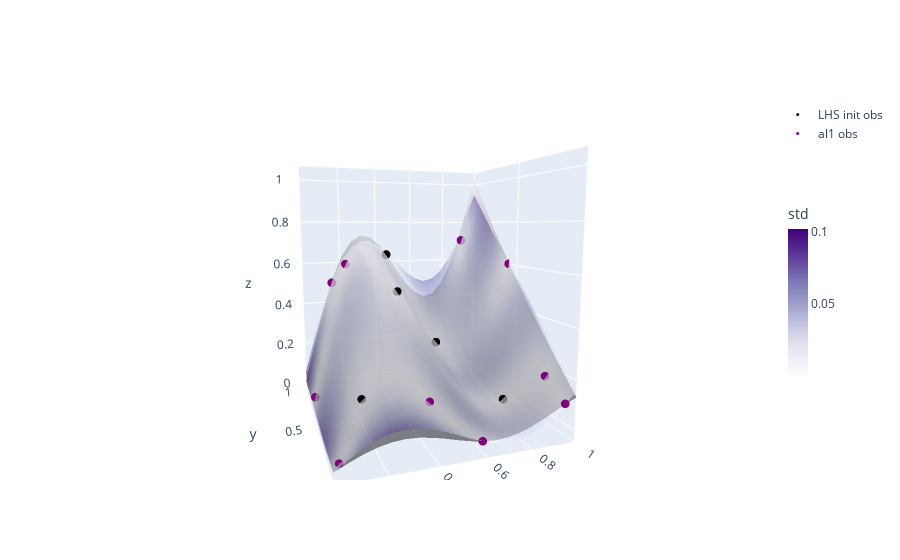

Notebook cell for this chart:
### Code cell
# Predict surface based on fitted GP
mu_al2,std_al2 = gpm_al2.predict(Xsurf, return_std=True)

# Plot the result
fig = go.FigureWidget()

fig.add_surface(x=mx, y=my, z=mz, name='true function',
                colorscale='Gray', opacity=0.5, showscale=False,
               colorbar={'title':'std','len':0.5, 'thickness':20})

# fig.add_surface(x=mx, y=my, z=mu_oat.reshape(mx.shape), name='GP oat',
#                 colorscale='Oranges', surfacecolor=std_oat.reshape(mx.shape), opacity=0.5, showscale=False,
#                colorbar={'title':'std','len':0.5, 'thickness':20})

# fig.add_surface(x=mx, y=my, z=mu_lhs.reshape(mx.shape), name='GP lhs',
#                 colorscale='Blues', surfacecolor=std_lhs.reshape(mx.shape), opacity=0.5, showscale=True,
#                colorbar={'title':'std','len':0.5, 'thickness':20})

fig.add_surface(x=mx, y=my, z=mu_al2.reshape(mx.shape), name='GP al2',
                colorscale='Purples', surfacecolor=std_al2.reshape(mx.shape), opacity=0.5, showscale=True,
               colorbar={'title':'std','len':0.5, 'thickness':20})

# fig.add_scatter3d(x=X_oat[:,0], y=X_oat[:,1], z=y_oat, mode='markers',
#                   marker={'symbol':'circle', 'color':'black', 'size':2},
#                   name='OAT obs', showlegend=True)

# fig.add_scatter3d(x=X_lhs[:,0], y=X_lhs[:,1], z=y_lhs, mode='markers',
#                   marker={'symbol':'circle', 'color':'blue', 'size':2},
#                   name='LHS obs', showlegend=True)

fig.add_scatter3d(x=X_init[:,0], y=X_init[:,1], z=y_init, mode='markers',
                  marker={'symbol':'circle', 'color':'black', 'size':3},
                  name='LHS init obs', showlegend=True)

fig.add_scatter3d(x=X_al2[:,0], y=X_al2[:,1], z=y_al2, mode='markers',
                  marker={'symbol':'circle', 'color':'purple', 'size':3},
                  name='al1 obs', showlegend=True)

# update layout to set view
fig.update_layout(
                  scene={'xaxis':{'range':[0,1]},
                         'yaxis':{'range':[0,1]},
                         #'zaxis':{'range':[0,1]},
                         'aspectratio':{'x':1,'y':1,'z':1.2},
                         'camera':{
                            'eye':{'x':-0.7, 'y':-2., 'z':0.3}}
                        })

fig.show()

### Figure 1 — Plotly figure (JSON) as saved in the notebook; plotly's stock layout.template omitted (floating-point values rounded to 4 significant figures; data arrays with more than 128 entries replaced by an {"elided": "..."} marker saying what was removed)
{"data": [{"colorbar": {"len": 0.5, "thickness": 20, "title": {"text": "std"}}, "colorscale": [[0, "rgb(0, 0, 0)"], [0.09091, "rgb(16, 16, 16)"], [0.1818, "rgb(38, 38, 38)"], [0.2727, "rgb(59, 59, 59)"], [0.3636, "rgb(81, 80, 80)"], [0.4545, "rgb(102, 101, 101)"], [0.5455, "rgb(124, 123, 122)"], [0.6364, "rgb(146, 146, 145)"], [0.7273, "rgb(171, 171, 170)"], [0.8182, "rgb(197, 197, 195)"], [0.9091, "rgb(224, 224, 223)"], [1, "rgb(254, 254, 253)"]], "name": "true function", "opacity": 0.5, "showscale": false, "type": "surface", "uid": "31324712-7ece-47d8-a61b-fc8bea561ea4", "x": {"elided": "20x20 float values"}, "y": {"elided": "20x20 float values"}, "z": {"elided": "20x20 float values"}}, {"colorbar": {"len": 0.5, "thickness": 20, "title": {"text": "std"}}, "colorscale": [[0, "rgb(252,251,253)"], [0.125, "rgb(239,237,245)"], [0.25, "rgb(218,218,235)"], [0.375, "rgb(188,189,220)"], [0.5, "rgb(158,154,200)"], [0.625, "rgb(128,125,186)"], [0.75, "rgb(106,81,163)"], [0.875, "rgb(84,39,143)"], [1, "rgb(63,0,125)"]], "name": "GP al2", "opacity": 0.5, "showscale": true, "surfacecolor": {"elided": "20x20 float values"}, "type": "surface", "uid": "18de51b3-a962-4842-839f-4f1f049f207d", "x": {"elided": "20x20 float values"}, "y": {"elided": "20x20 float values"}, "z": {"elided": "20x20 float values"}}, {"marker": {"color": "black", "size": 3, "symbol": "circle"}, "mode": "markers", "name": "LHS init obs", "showlegend": true, "type": "scatter3d", "uid": "8a64993e-9307-4480-96e1-2289b955d9d0", "x": [0.1372, 0.8042, 0.6603, 0.4511, 0.3789], "y": [0.1654, 0.258, 0.7357, 0.9625, 0.4991], "z": [0.1727, 0.06136, 0.211, 0.6366, 0.5071]}, {"marker": {"color": "purple", "size": 3, "symbol": "circle"}, "mode": "markers", "name": "al1 obs", "showlegend": true, "type": "scatter3d", "uid": "742c5bc0-6c02-4fd0-9467-bda767b8b683", "x": [0.1519, 0.944, 0.02424, 0.9077, 0.01036, 0.5737, 0.9985, 0.3915, 0.1996, 0.9477], "y": [0.9873, 0.1452, 0.02662, 0.9757, 0.6384, 0.001877, 0.5772, 0.1006, 0.8219, 0.002667], "z": [0.4996, 0.1809, 0.0146, 0.7043, 0.03506, 0.01965, 0.6035, 0.155, 0.6047, 0.1133]}], "layout": {"scene": {"aspectratio": {"x": 1, "y": 1, "z": 1.2}, "camera": {"eye": {"x": -0.7, "y": -2, "z": 0.3}}, "xaxis": {"range": [0, 1]}, "yaxis": {"range": [0, 1]}}}}
